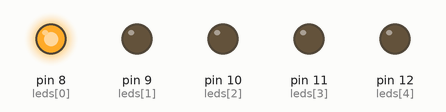
Simulated run of this sketch. Board: Arduino Uno, built with avr-gcc and run on an emulated ATmega328P. On the bench: output pins drawn as LEDs (lit = HIGH).

Above: at 0.5 s.
At 1.8 s:
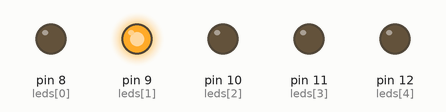
At 3.1 s:
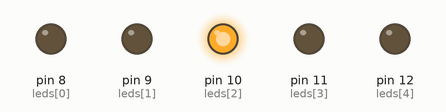
At 4.4 s:
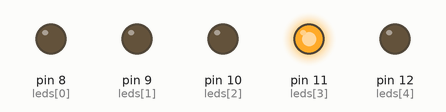
At 5.7 s:
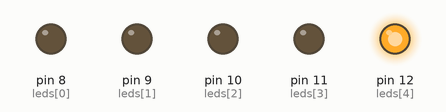
At 7.65 s:
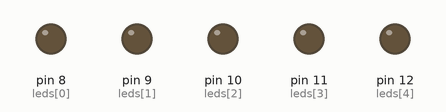
Timing chart, 0 to 8.5 s (numbered marks = the images above):
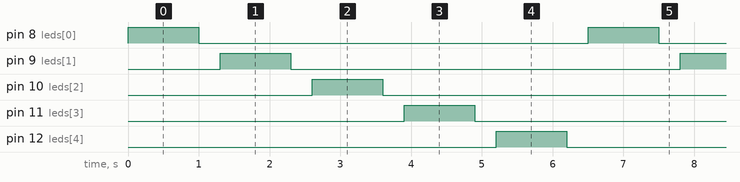

The sketch:

teste_cinco_leds.ino
```cpp
const int leds[] = {8, 9, 10, 11, 12};
const int quantidadeLeds = 5;

void setup() {
  for (int i = 0; i < quantidadeLeds; i++) {
    pinMode(leds[i], OUTPUT);
    digitalWrite(leds[i], LOW);
  }
}

void loop() {
  for (int i = 0; i < quantidadeLeds; i++) {
    digitalWrite(leds[i], HIGH);
    delay(1000);
    digitalWrite(leds[i], LOW);
    delay(300);
  }
}
```

Measured:
- by itself, pin 8 (leds[0]), pin 9 (leds[1]), pin 10 (leds[2]), pin 11 (leds[3]), pin 12 (leds[4]): alternates HIGH for 1.0 s and LOW for 5.5 s
- by itself, everything shown: repeats every 6.5 s, in 10 steps
